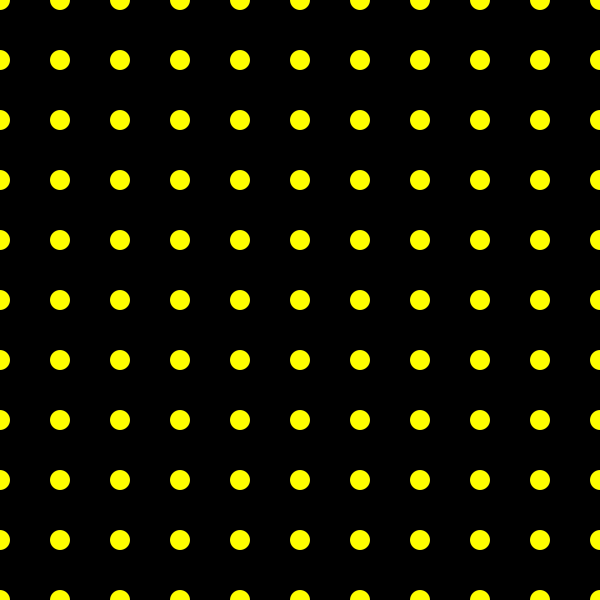
Frame 1 (no input)
Frame 60 (the mouse pressed at the canvas centre just before this capture): identical to frame 1, image omitted
Frame 120 (the mouse held since frame 60 and released just before this capture): identical to frame 1, image omitted

The Processing sketch that drew this single still picture (run headless with seeded random() and noise(); from frame 60 on, the mouse is pressed at the canvas centre):

// Processing sketch: p05_demo1
// ── p05_demo1.pde
void setup()
{
  size(600, 600);
  smooth();
  background(0);
}


void draw()
{
  float x, y;
  
  int nx = 10;
  int ny = 10;
  float sx = width / nx;
  float sy = height / ny;
  
  background(0);
  
  for(int j=0; j<=ny; j++)
  {
    for(int i=0; i<=nx; i++)
    {
      x = i * sx;
      y = j * sy;  
    
      noStroke();
      fill(2550, 255, 0);
      ellipse(x, y, 20, 20);
    }
  }
}
